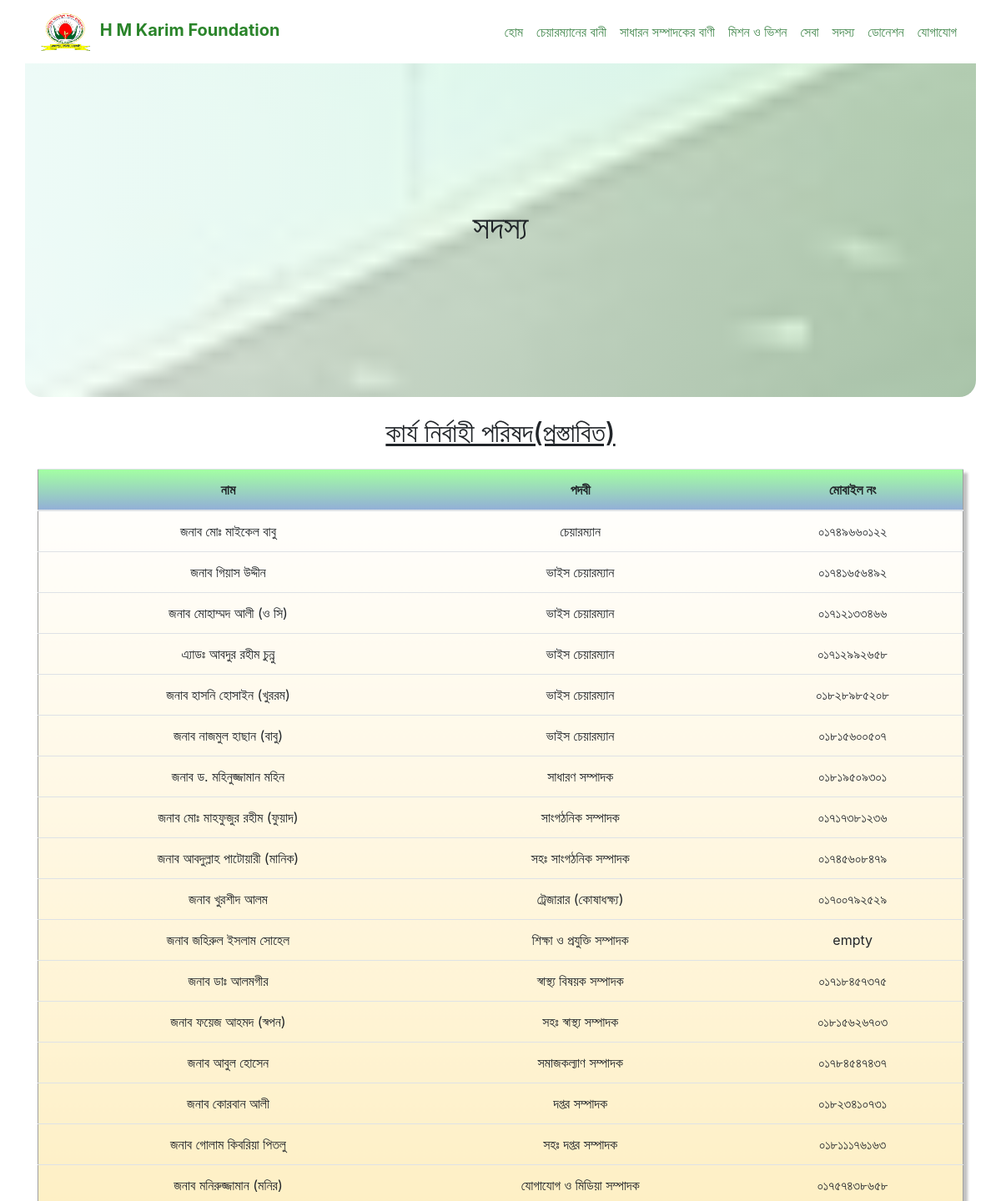
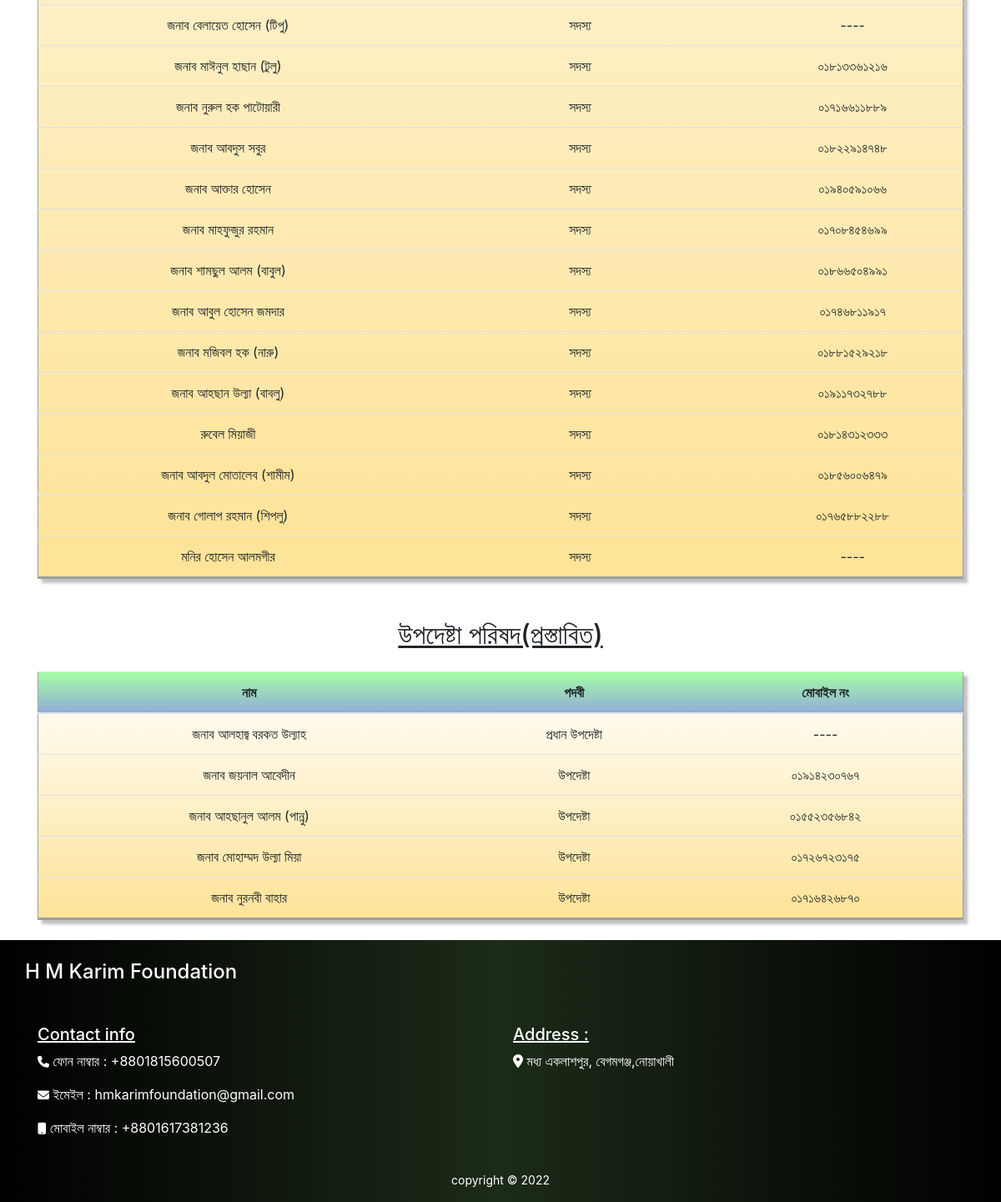
/allMember, run on the app's committed database (2 pictures, top to bottom).
### HM_FoundationApp/models.py (models this page shows, shortened)
class Executive_Counsil(models.Model):
    ec_name = models.CharField(max_length=264)
    ec_post = models.CharField(max_length=264,null=True)
    ec_number = models.CharField(max_length=264,null=True)

class Adviser_Counsil(models.Model):
    ac_name = models.CharField(max_length=264)
    ac_post = models.CharField(max_length=264,null=True)
    ac_number = models.CharField(max_length=264,null=True)

### HM_FoundationApp/views.py (the view)
# urls.py: path("allMember",views.allmember,name='allmember'),
def allmember(request):
    ecData = Executive_Counsil.objects.all()
    acData = Adviser_Counsil.objects.all()
    data={
        'ecData':ecData,
        'acData':acData
    }
    return render(request,'AllMember.html',data)

### templates/AllMember.html (shortened to what this page needs)
{% include "header.html" %}
{% load static %}
    <div id="member">
        <div class="container member">
            <div class="row">
                <div class="col-sm-12">
                    <h1 class="text-center">সদস্য</h1>
                </div>
            </div>
        </div>
        <div class="container">
            <div class="row">
                <div class="col-sm-12">
                    <h2 class="text-center my-4"><u>কার্য নির্বাহী পরিষদ(প্রস্তাবিত)</u></h2>
                    <table class="table table-reponsive table-hover table-one text-center my-4">
                        <thead>
                          <tr>
                            <th>নাম</th>
                            <th>পদবী</th>
                            <th>মোবাইল নং</th>
                          </tr>
                        </thead>
                        <tbody>
                          {% for n in ecData %}
                          <tr>
                            <td>{{n.ec_name}}</td>
                            <td>{{n.ec_post}}</td>
                            <td>{{n.ec_number}}</td>
                          </tr>
                          {% endfor %}
                        </tbody>
                      </table>
                </div>
            </div>
        </div>
        <div class="container">
            <div class="row">
                <div class="col-sm-12">
                    <h2 class="text-center my-4"><u>উপদেষ্টা পরিষদ(প্রস্তাবিত)</u></h2>
                    <table class="table table-one table-hover text-center my-4">
                        <thead>
                          <tr>
                            <th>নাম</th>
                            <th>পদবী</th>
                            <th>মোবাইল নং</th>
                          </tr>
                        </thead>
                        <tbody>
                          {% for n in acData %}
                          <tr>
                            <td>{{n.ac_name}}</td>
                            <td>{{n.ac_post}}</td>
                            <td>{{n.ac_number}}</td>
                          </tr>
                          {% endfor %}
                        </tbody>
                      </table>
                </div>
            </div>
        </div>
    </div>
    {% include "footer.html" %}

### static/css/style.css (style rules this page uses)
.member { background-image: linear-gradient(to right, rgba(243, 255, 246, 0.8), rgba(216, 252, 217, 0.765)), url('../assets/HM\ Karim\ Foundation\ Image\ 2.jpg'); background-size: cover; background-position: center; background-repeat: no-repeat, no-repeat; background-attachment: fixed; display: flex; flex-wrap: wrap; align-content: center; justify-content: center; height: 50vh; border-bottom-right-radius: 20px; border-bottom-left-radius: 20px; }
table { max-height: 10vh !important; }
.table-one { padding: 20px; border-bottom: 3px solid rgb(159, 159, 159); border-left: 1px solid rgb(159, 159, 159); border-right: 1px solid rgb(159, 159, 159); box-shadow: 5px 5px 3px #c2c2c2; background:linear-gradient(rgb(255, 255, 255) ,rgb(254, 227, 151)); }
.table-one thead { background: linear-gradient(rgb(163, 255, 163), rgb(146, 172, 217)); }

### data on the page
Executive_Counsil: ec_name "জনাব মোঃ মাইকেল বাবু", ec_post "চেয়ারম্যান", ec_number "০১৭৪৯৬৬০১২২"
Executive_Counsil: ec_name "জনাব গিয়াস উদ্দীন", ec_post "ভাইস চেয়ারম্যান", ec_number "০১৭৪১৬৫৬৪৯২"
Executive_Counsil: ec_name "জনাব মোহাম্মদ আলী (ও সি)", ec_post "ভাইস চেয়ারম্যান", ec_number "০১৭১২১৩৩৪৬৬"
Executive_Counsil: ec_name "এ্যাডঃ আবদুর রহীম চুন্নু", ec_post "ভাইস চেয়ারম্যান", ec_number "০১৭১২৯৯২৬৫৮"
Executive_Counsil: ec_name "জনাব হাসনি হোসাইন (খুররম)", ec_post "ভাইস চেয়ারম্যান", ec_number "০১৮২৮৯৮৫২০৮"
Executive_Counsil: ec_name "জনাব নাজমুল হাছান (বাবু)", ec_post "ভাইস চেয়ারম্যান", ec_number "০১৮১৫৬০০৫০৭"
Executive_Counsil: ec_name "জনাব ড. মহিনুজ্জামান মহিন", ec_post "সাধারণ সম্পাদক", ec_number "০১৮১৯৫০৯৩০১"
Executive_Counsil: ec_name "জনাব মোঃ মাহফুজুর রহীম (ফুয়াদ)", ec_post "সাংগঠনিক সম্পাদক", ec_number "০১৭১৭৩৮১২৩৬"
Executive_Counsil: ec_name "জনাব আবদুল্লাহ পাটোয়ারী (মানিক)", ec_post "সহঃ সাংগঠনিক সম্পাদক", ec_number "০১৭৪৫৬০৮৪৭৯"
Executive_Counsil: ec_name "জনাব খুরশীদ আলম", ec_post "ট্রেজারার (কোষাধক্ষ্য)", ec_number "০১৭০০৭৯২৫২৯"
Executive_Counsil: ec_name "জনাব জহিরুল ইসলাম সোহেল", ec_post "শিক্ষা ও প্রযুক্তি সম্পাদক", ec_number "empty"
Executive_Counsil: ec_name "জনাব ডাঃ আলমগীর", ec_post "স্বাস্থ্য বিষয়ক সম্পাদক", ec_number "০১৭১৮৪৫৭৩৭৫"
Executive_Counsil: ec_name "জনাব ফয়েজ আহমদ (স্বপন)", ec_post "সহঃ স্বাস্থ্য সম্পাদক", ec_number "০১৮১৫৬২৬৭০৩"
Executive_Counsil: ec_name "জনাব আবুল হোসেন", ec_post "সমাজকল্যাণ সম্পাদক", ec_number "০১৭৮৪৫৪৭৪৩৭"
Executive_Counsil: ec_name "জনাব কোরবান আলী", ec_post "দপ্তর সম্পাদক", ec_number "০১৮২৩৪১০৭৩১"
Executive_Counsil: ec_name "জনাব গোলাম কিবরিয়া পিতলু", ec_post "সহঃ দপ্তর সম্পাদক", ec_number "০১৮১১১৭৬১৬৩"
Executive_Counsil: ec_name "জনাব মনিরুজ্জামান (মনির)", ec_post "যোগাযোগ ও মিডিয়া সম্পাদক", ec_number "০১৭৫৭৪৩৮৬৫৮"
Executive_Counsil: ec_name "জনাব বেলায়েত হোসেন (টিপু)", ec_post "সদস্য", ec_number "----"
Executive_Counsil: ec_name "জনাব মাঈনুল হাছান (টুলু)", ec_post "সদস্য", ec_number "০১৮১৩৩৬১২১৬"
Executive_Counsil: ec_name "জনাব নুরুল হক পাটোয়ারী", ec_post "সদস্য", ec_number "০১৭১৬৬১১৮৮৯"
Executive_Counsil: ec_name "জনাব আবদুস সবুর", ec_post "সদস্য", ec_number "০১৮২২৯১৪৭৪৮"
Executive_Counsil: ec_name "জনাব আক্তার হোসেন", ec_post "সদস্য", ec_number "০১৯৪০৫৯১০৬৬"
Executive_Counsil: ec_name "জনাব মাহফুজুর রহমান", ec_post "সদস্য", ec_number "০১৭০৮৪৫৪৬৯৯"
Executive_Counsil: ec_name "জনাব শামছুল আলম (বাবুল)", ec_post "সদস্য", ec_number "০১৮৬৬৫০৪৯৯১"
Executive_Counsil: ec_name "জনাব আবুল হোসেন জমদার", ec_post "সদস্য", ec_number "০১৭৪৬৮১১৯১৭"
Executive_Counsil: ec_name "জনাব মজিবল হক (নারু)", ec_post "সদস্য", ec_number "০১৮৮১৫২৯২১৮"
Executive_Counsil: ec_name "জনাব আহছান উল্যা (বাবলু)", ec_post "সদস্য", ec_number "০১৯১১৭৩২৭৮৮"
Executive_Counsil: ec_name "রুবেল মিয়াজী", ec_post "সদস্য", ec_number "০১৮১৪৩১২৩৩৩"
Executive_Counsil: ec_name "জনাব আবদুল মোতালেব (শামীম)", ec_post "সদস্য", ec_number "০১৮৫৬০০৬৪৭৯"
Executive_Counsil: ec_name "জনাব গোলাপ রহমান (শিপলু)", ec_post "সদস্য", ec_number "০১৭৬৫৮৮২২৮৮"
Executive_Counsil: ec_name "মনির হোসেন আলমগীর", ec_post "সদস্য", ec_number "----"
Adviser_Counsil: ac_name "জনাব আলহাজ্ব বরকত উল্যাহ", ac_post "প্রধান উপদেষ্টা", ac_number "----"
Adviser_Counsil: ac_name "জনাব জয়নাল আবেদীন", ac_post "উপদেষ্টা", ac_number "০১৯১৪২৩০৭৬৭"
Adviser_Counsil: ac_name "জনাব আহছানুল আলম (পান্নু)", ac_post "উপদেষ্টা", ac_number "০১৫৫২৩৫৬৮৪২"
Adviser_Counsil: ac_name "জনাব মোহাম্মদ উল্যা মিয়া", ac_post "উপদেষ্টা", ac_number "০১৭২৬৭২৩১৭৫"
Adviser_Counsil: ac_name "জনাব নুরনবী বাহার", ac_post "উপদেষ্টা", ac_number "০১৭১৬৪২৬৮৭০"
